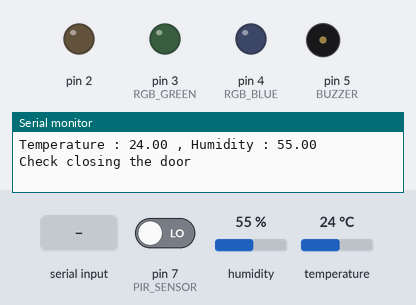
A sketch run on a simulated Arduino Leonardo, built with avr-gcc and run on an emulated ATmega32U4. Shown: output pins drawn as LEDs (lit = HIGH), buzzer (waves = sounding, pin HIGH), the last lines printed to the serial monitor. Inputs (shaded band) come from the test bench; at power-on: pin 7 (PIR_SENSOR) LOW, humidity 55 %, temperature 24 °C.

Above: at 1.2 s.
1.3 s: pin 7 (PIR_SENSOR) driven HIGH
At 3.2 s:
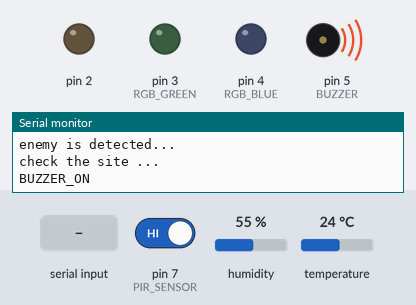
4.8 s: pin 7 (PIR_SENSOR) driven LOW
6.3 s: "buzzer_off" received over the second serial link
At 8.2 s:
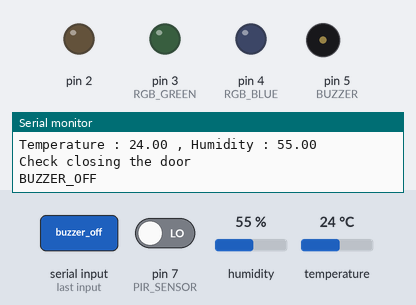
9.1 s: "buzzer_on" received over the second serial link
At 11.2 s:
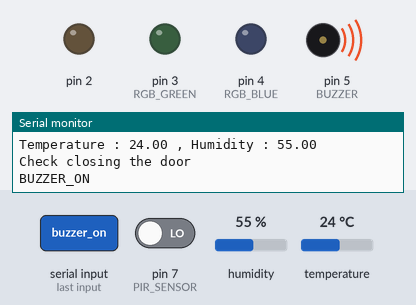
Timing chart, 0 to 12.7 s (numbered marks = the images above; inputs shaded):
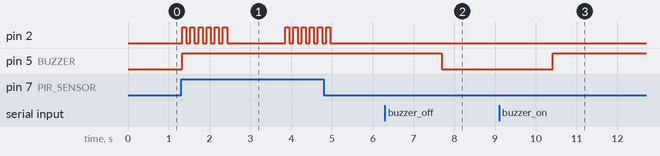

Measured:
- after the input at 1.3 s, pin 2: goes 5 × (HIGH 0.10 s, LOW 0.10 s), HIGH 0.10 s, LOW 1.4 s, 4 × (HIGH 0.10 s, LOW 0.10 s), HIGH 0.10 s, then LOW, starting at once; pin 5 (BUZZER): LOW → HIGH at once
- after the input at 6.3 s, pin 5 (BUZZER): HIGH → LOW after 1.4 s
- after the input at 9.1 s, pin 5 (BUZZER): LOW → HIGH after 1.3 s

The sketch:

__________________.ino
```cpp
#include "DHT.h"

class DHT dht {DHT(A0, 11, 6)};
enum PINS
{
  RGB_RED = 2U,
  RGB_GREEN,
  RGB_BLUE,
  BUZZER,
  WATER_SENSOR,
  PIR_SENSOR,
};

void setup() {
  // put your setup code here, to run once:
  Serial.begin(115200UL);
  Serial1.begin(9600UL);
  pinMode(PIR_SENSOR, INPUT);
  pinMode(BUZZER, OUTPUT);
  pinMode(RGB_RED, OUTPUT);
  pinMode(RGB_GREEN, OUTPUT);
  pinMode(RGB_BLUE, OUTPUT);
  pinMode(WATER_SENSOR, OUTPUT);
  dht.begin();
}

void loop() {
  // put your main code here, to run repeatedly:
  float temperature = dht.readTemperature();
  float humidity = dht.readHumidity();
  String command {Serial1.readString()};
  if(temperature < 26)
  {
    Serial1.print(F("온도 : "));
    Serial1.print(temperature);
    Serial1.print(" , ");
    Serial1.print(F("습도 : "));
    Serial1.println(humidity);
    Serial1.println(F("Check closing the door"));
    Serial.print(F("Temperature : "));
    Serial.print(temperature);
    Serial.print(" , ");
    Serial.print(F("Humidity : "));
    Serial.println(humidity);
    Serial.println(F("Check closing the door"));
    delay(300UL);
    if(digitalRead(PIR_SENSOR))
    {
      Serial.println(F("enemy is detected..."));
      Serial.println(F("check the site ..."));
      Serial1.println(F("enemy is detected..."));
      Serial1.println(F("check the site ..."));
      Serial.println(F("BUZZER_ON"));
      Serial1.println(F("BUZZER_ON"));
      digitalWrite(BUZZER, HIGH);
      digitalWrite(RGB_RED,HIGH);
      delay(100UL);
      digitalWrite(RGB_RED,LOW);
      delay(100UL);
      digitalWrite(RGB_RED,HIGH);
      delay(100UL);
      digitalWrite(RGB_RED,LOW);
      delay(100UL);
      digitalWrite(RGB_RED,HIGH);
      delay(100UL);
      digitalWrite(RGB_RED,LOW);
      delay(100UL);
      digitalWrite(RGB_RED,HIGH);
      delay(100UL);
      digitalWrite(RGB_RED,LOW);
      delay(100UL);
      digitalWrite(RGB_RED,HIGH);
      delay(100UL);
      digitalWrite(RGB_RED,LOW);
      delay(100UL);
      digitalWrite(RGB_RED,HIGH);
      delay(100UL);
      digitalWrite(RGB_RED,LOW);
      delay(100UL);
    }
    else if (command == "buzzer_on")
    {
      digitalWrite(BUZZER, HIGH);
      Serial.println(F("BUZZER_ON"));
      Serial1.println(F("BUZZER_ON"));
    }
    else if (command == "buzzer_off")
    {
      digitalWrite(BUZZER, LOW);
      Serial.println(F("BUZZER_OFF"));
      Serial1.println(F("BUZZER_OFF"));
    }
  }
  else
  {
    Serial1.print(F("온도 : "));
    Serial1.print(temperature);
    Serial1.print(" , ");
    Serial1.print(F("습도 : "));
    Serial1.println(humidity);
    Serial.print(F("Temperature : "));
    Serial.print(temperature);
    Serial.print(" , ");
    Serial.print(F("Humidity : "));
    Serial.println(humidity);
    delay(300UL);
    if(digitalRead(PIR_SENSOR))
    {
      Serial.println(F("enemy is detected..."));
      Serial.println(F("check the site ..."));
      Serial1.println(F("enemy is detected..."));
      Serial1.println(F("check the site ..."));
      Serial.println(F("BUZZER_ON"));
      Serial1.println(F("BUZZER_ON"));
      digitalWrite(BUZZER, HIGH);
      digitalWrite(RGB_RED,HIGH);
      delay(100UL);
      digitalWrite(RGB_RED,LOW);
      delay(100UL);
      digitalWrite(RGB_RED,HIGH);
      delay(100UL);
      digitalWrite(RGB_RED,LOW);
      delay(100UL);
      digitalWrite(RGB_RED,HIGH);
      delay(100UL);
      digitalWrite(RGB_RED,LOW);
      delay(100UL);
      digitalWrite(RGB_RED,HIGH);
      delay(100UL);
      digitalWrite(RGB_RED,LOW);
      delay(100UL);
      digitalWrite(RGB_RED,HIGH);
      delay(100UL);
      digitalWrite(RGB_RED,LOW);
      delay(100UL);
      digitalWrite(RGB_RED,HIGH);
      delay(100UL);
      digitalWrite(RGB_RED,LOW);
      delay(100UL);
    }
    else if (command == "buzzer_on")
    {
      digitalWrite(BUZZER, HIGH);
      Serial.println(F("BUZZER_ON"));
      Serial1.println(F("BUZZER_ON"));
    }
    else if (command == "buzzer_off")
    {
      digitalWrite(BUZZER, LOW);
      Serial.println(F("BUZZER_OFF"));
      Serial1.println(F("BUZZER_OFF"));
    }
  }
}


  // String command {Serial1.readString()};
  // if (command == "buzzer_on")
  // {
  //   digitalWrite(BUZZER, HIGH);
  //   Serial1.println(F("BUZZER_ON"));
  // }
  // else if (command == "buzzer_off")
  // {
  //   digitalWrite(BUZZER, LOW);
  //   Serial1.println(F("BUZZER_OFF"));
  // }
  //   if(digitalRead(PIR_SENSOR))
  // {
  //   Serial.println(F("enemy is detected..."));
  //   Serial.println(F("check the site ..."));
  //   digitalWrite(BUZZER, HIGH);
  // }
```
